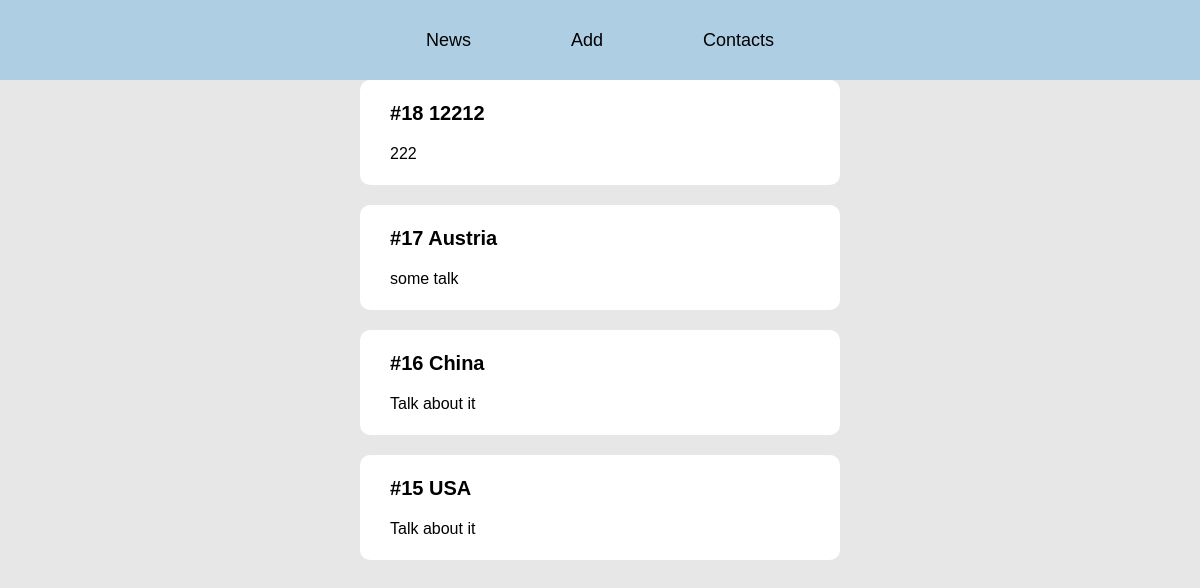
Before: / with the older database file.
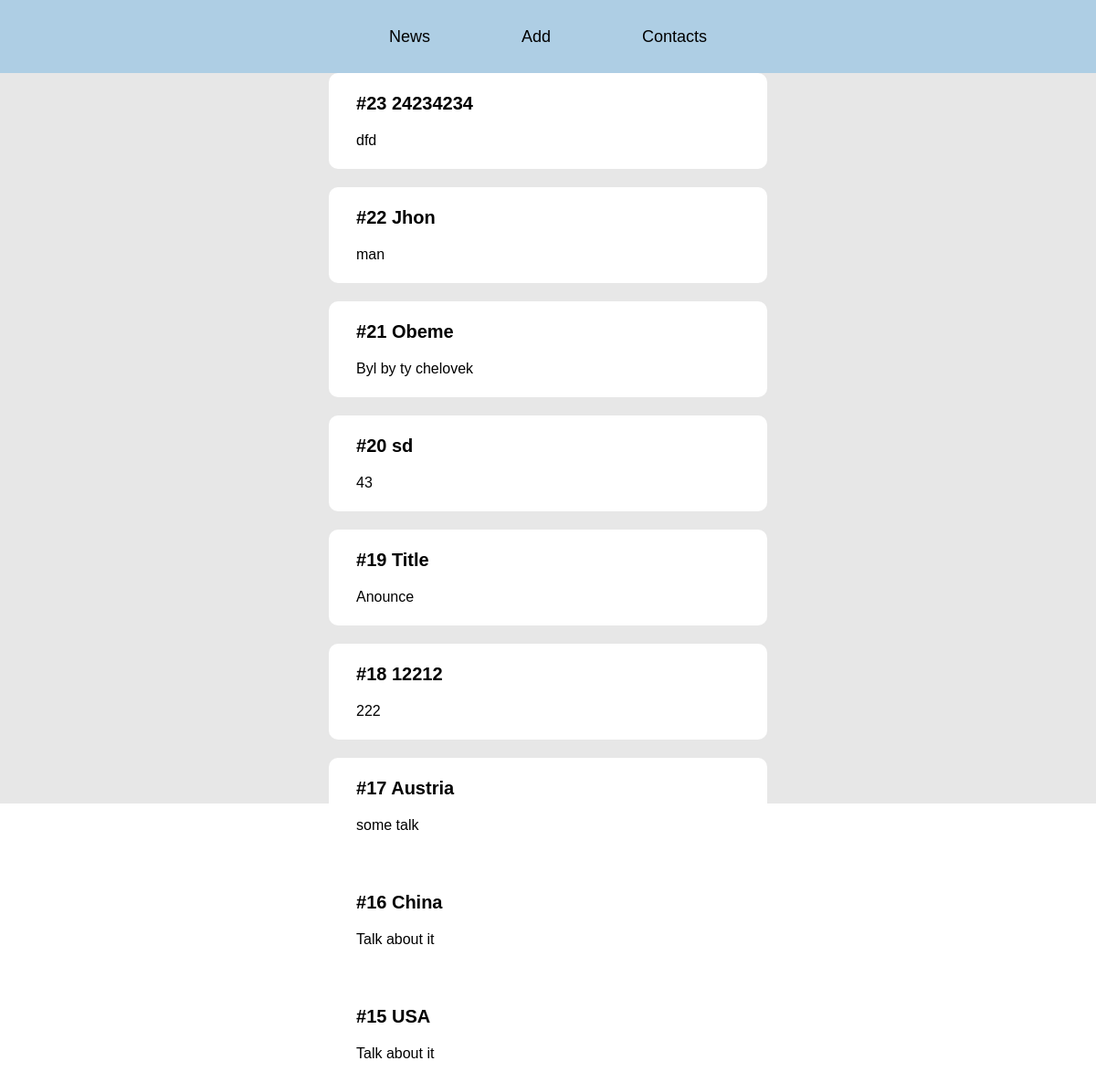
After: the same page with the newer database file.
### main/models.py (models this page shows)
class Article(models.Model):
    title = models.CharField(max_length=50, name='title')
    anounce = models.CharField(max_length=100)
    text = models.TextField(name='text')

### main/views.py (the view)
# urls.py: path('', views.index, name='news'),
def index(request):
    articles = models.Article.objects.order_by('id').reverse()
    return render(request, template_name='main/news.html', context={'articles': articles})

### main/templates/main/news.html (shortened to what this page needs)
{% extends 'main/pattern.html' %}
{% block content %}
    <div class="content">
        {% if not articles %}
            <h1 id="no_article">There are no articles :(</h1>
        {% else %}
            {% for article in articles %}
                <div class="card">
                    <h3>#{{article.id}} {{article.title}}</h3>
                    <p>{{article.anounce}}</p>
                </div>
            {% endfor %}
        {% endif %}
    </div>
{% endblock %}

### main/templates/main/pattern.html (shortened to what this page needs)
{% load static %}
<!DOCTYPE html>
<html lang="en">
<head>
    <link rel="stylesheet" href="{% static 'main/css/style.css' %}">
</head>
<body>
    {% include 'main/header.html' %}
    <main>
        {% block content %}
        {% endblock %}
    </main>
</body>
</html>

### main/templates/main/header.html (shortened to what this page needs)
{% load static %}
<!DOCTYPE html>
<html lang="en">
<head>
    <link rel="stylesheet" href="{% static 'main/css/style.css' %}">
</head>
<body>
    <header>
        <div class="container">
            <ul>
                <li><a href="{% url 'news' %}">News</a></li>
                <li><a href="{% url 'add' %}">Add</a></li>
                <li><a href="#">Contacts</a></li>
            </ul>
        </div>
    </header>
</body>
</html>

### main/static/main/css/style.css (style rules this page uses)
* { padding: 0; margin: 0; font-family: Arial, Helvetica, sans-serif; }
header { font-size: 18px; background-color: rgb(174, 206, 228); height: 80px; display: flex; justify-content: center; align-items: center; }
header a { text-decoration: none; color: black; }
header ul { list-style-type: none; display: flex; justify-content: center; }
header ul li { margin-right: 100px; }
header ul li:last-child { margin-right: 0px; }
header .container { width: 70%; }
main { background-color: rgb(231, 231, 231); height: 100vh; }
.content { margin: 0 auto; width: 40%; }
.card { background-color: white; padding: 22px 30px; border-radius: 10px; margin-bottom: 20px; }
.card p { font-size: 16px; margin-top: 20px; }
.card h3 { font-size: 20px; }

Changed rows visible on the page:
added Article: id "23", title "24234234", anounce "dfd"
added Article: id "22", title "Jhon", anounce "man"
added Article: id "21", title "Obeme", anounce "Byl by ty chelovek"
added Article: id "20", title "sd", anounce "43"
added Article: id "19", title "Title", anounce "Anounce"
